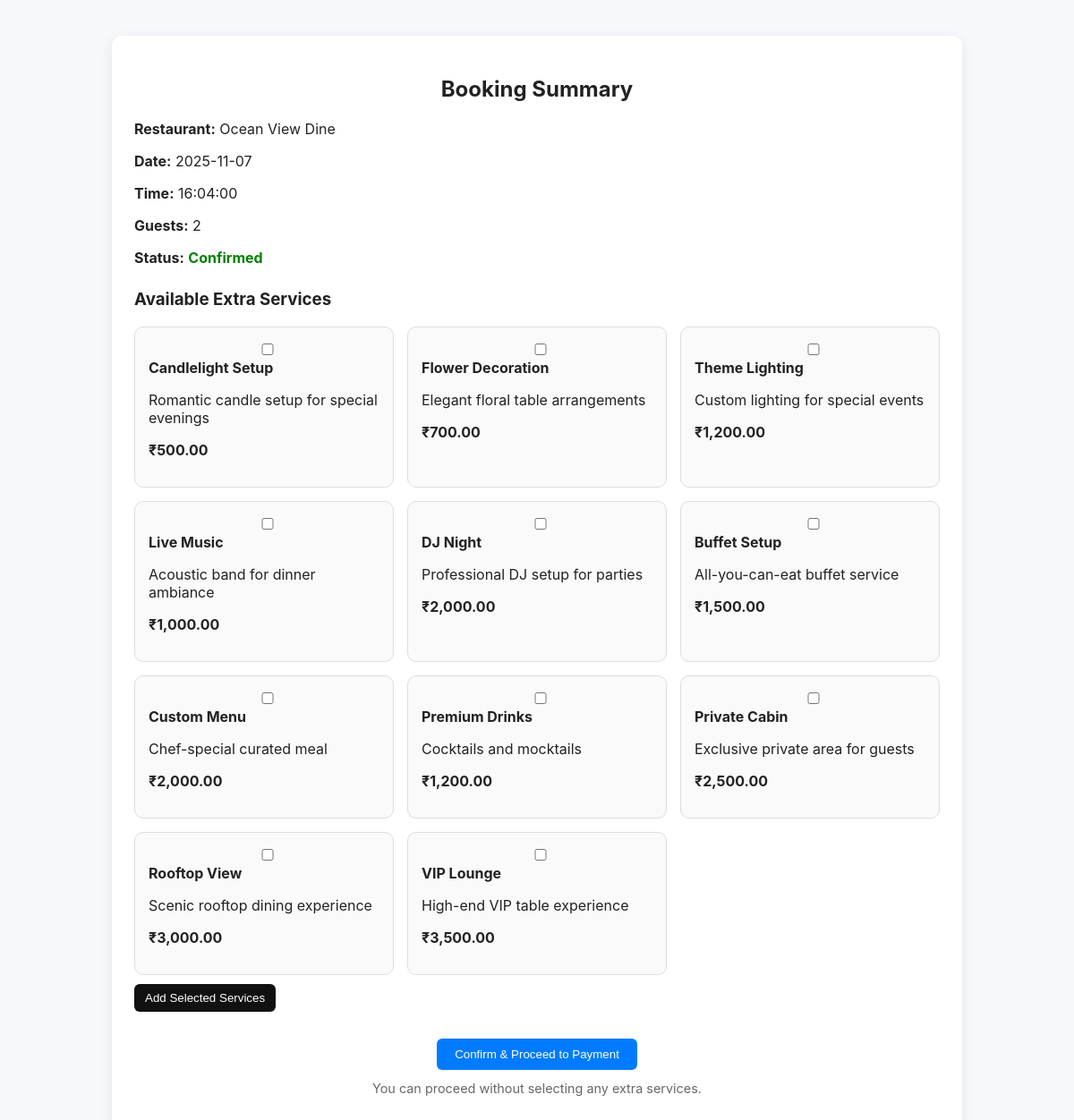
/Multitable/booking_summary.php?booking_id=2, run on the app's committed database.
### tables this page shows
CREATE TABLE `bookings` (
  `id` int(11) NOT NULL,
  `user_id` int(11) NOT NULL,
  `restaurant_id` int(11) NOT NULL,
  `table_id` int(11) NOT NULL,
  `booking_date` date NOT NULL,
  `booking_time` time NOT NULL,
  `guests` int(11) DEFAULT 2,
  `special_request` text DEFAULT NULL,
  `payment_status` enum('pending','paid') DEFAULT 'pending',
  `created_at` timestamp NOT NULL DEFAULT current_timestamp(),
  `status` enum('pending','confirmed','cancelled') DEFAULT 'pending'
);

CREATE TABLE `restaurants` (
  `id` int(11) NOT NULL,
  `name` varchar(150) NOT NULL,
  `cuisine` varchar(100) DEFAULT NULL,
  `location` varchar(100) DEFAULT NULL,
  `description` text DEFAULT NULL,
  `image` varchar(255) DEFAULT NULL,
  `rating` decimal(2,1) DEFAULT 4.5,
  `price_range` varchar(10) DEFAULT '$$'
);

CREATE TABLE `extra_services` (
  `id` int(11) NOT NULL,
  `restaurant_id` int(11) NOT NULL,
  `category_id` int(11) NOT NULL,
  `name` varchar(100) NOT NULL,
  `description` varchar(255) DEFAULT NULL,
  `price` decimal(10,2) NOT NULL DEFAULT 0.00,
  `category` enum('decorations','entertainment','catering','special setup') DEFAULT NULL,
  `created_at` timestamp NOT NULL DEFAULT current_timestamp(),
  `updated_at` timestamp NOT NULL DEFAULT current_timestamp() ON UPDATE current_timestamp()
);

### Multitable/booking_summary.php (the view, shortened to what this page needs)
<?php
require_once __DIR__ . '/includes/db_connect.php';
$booking_id = intval($_GET['booking_id']);
$q = $conn->prepare("
  SELECT b.*, r.name AS restaurant_name
  FROM bookings b
  JOIN restaurants r ON b.restaurant_id = r.id
  WHERE b.id = ?
");
$q->bind_param("i", $booking_id);
$q->execute();
$booking = $q->get_result()->fetch_assoc();
$extras = $conn->prepare("SELECT * FROM extra_services WHERE restaurant_id = ?");
$extras->bind_param("i", $booking['restaurant_id']);
$extras->execute();
$extra_res = $extras->get_result();
?>
<!doctype html>
<html lang="en">
<head>
  <link rel="stylesheet" href="assets/css/style.css">
</head>
<body>
<div class="summary-container">
  <h2>Booking Summary</h2>
  <div class="info-box">
    <p><strong>Restaurant:</strong> <?= htmlspecialchars($booking['restaurant_name']) ?></p>
    <p><strong>Date:</strong> <?= htmlspecialchars($booking['booking_date']) ?></p>
    <p><strong>Time:</strong> <?= htmlspecialchars($booking['booking_time']) ?></p>
    <p><strong>Guests:</strong> <?= htmlspecialchars($booking['guests']) ?></p>
    <p><strong>Status:</strong> <span style="color:<?= $booking['status']=='pending'?'orange':($booking['status']=='confirmed'?'green':'red') ?>;font-weight:bold;"><?= ucfirst($booking['status']) ?></span></p>
  </div>
  <h3>Available Extra Services</h3>
  <form action="add_extras.php" method="POST">
    <div class="extras-list">
      <?php if ($extra_res->num_rows > 0): ?>
        <?php while ($row = $extra_res->fetch_assoc()): ?>
          <label class="extra-card">
            <input type="checkbox" name="extras[]" value="<?= $row['id'] ?>">
            <h4><?= htmlspecialchars($row['name']) ?></h4>
            <p><?= htmlspecialchars($row['description']) ?></p>
            <p><strong>₹<?= number_format($row['price'],2) ?></strong></p>
          </label>
        <?php endwhile; ?>
      <?php else: ?>
        <p>No extra services available for this restaurant.</p>
      <?php endif; ?>
    </div>
    <button type="submit" class="add-btn">Add Selected Services</button>
  </form>
<div class="confirm-container" style="margin-top: 30px; text-align: center;">
  <form action="confirm_booking.php" method="POST">
    <button type="submit" class="confirm-btn"
      style="padding: 10px 20px; background-color: #007bff; border: none; color: white; border-radius: 6px; cursor: pointer;">
      Confirm & Proceed to Payment
    </button>
  </form>
  <p style="margin-top: 12px; font-size: 0.9rem; color: #666;">
    You can proceed without selecting any extra services.
  </p>
</div>
</body>
</html>

### Multitable/assets/css/style.css (style rules this page uses)
:root { --primary: #C66A4A; --dark: #111; --light: #fff; --gray: #666; --gray-light: #ddd; --btn-primary: #1f6feb; --btn-warning: #ff7b00; --btn-danger: #ff4d4d; --font-main: 'Inter', system-ui, Arial; }
body { font-family: var(--font-main); background:#f6f8fb; margin:0; color:#222; }
input, textarea, select { width:100%; padding:10px; border:1px solid #ddd; border-radius:8px; }
.extras-list { list-style:none; padding:0; }

### Multitable/booking_summary.php (style rules this page uses)
.summary-container { max-width: 900px; margin: 40px auto; background: #fff; padding: 25px; border-radius: 12px; box-shadow: 0 4px 15px rgba(0,0,0,0.08); }
h2 { text-align: center; margin-bottom: 20px; }
.info-box { margin-bottom: 25px; }
.extras-list { display: grid; grid-template-columns: repeat(auto-fit, minmax(250px,1fr)); gap: 15px; }
.extra-card { border: 1px solid #ddd; border-radius: 10px; padding: 15px; background: #fafafa; transition: 0.2s; }
.extra-card h4 { margin: 0 0 8px; }
.add-btn { display: inline-block; margin-top: 10px; padding: 8px 12px; background: #111; color: white; border: none; border-radius: 6px; cursor: pointer; transition: 0.2s; }

### data on the page
bookings: restaurant.name "Ocean View Dine", booking_date "2025-11-07", booking_time "16:04:00", guests "2", status "Confirmed"
extra_services: name "Candlelight Setup", description "Romantic candle setup for special evenings", price "500.00"
extra_services: name "Flower Decoration", description "Elegant floral table arrangements", price "700.00"
extra_services: name "Theme Lighting", description "Custom lighting for special events", price "1,200.00"
extra_services: name "Live Music", description "Acoustic band for dinner ambiance", price "1,000.00"
extra_services: name "DJ Night", description "Professional DJ setup for parties", price "2,000.00"
extra_services: name "Buffet Setup", description "All-you-can-eat buffet service", price "1,500.00"
extra_services: name "Custom Menu", description "Chef-special curated meal", price "2,000.00"
extra_services: name "Premium Drinks", description "Cocktails and mocktails", price "1,200.00"
extra_services: name "Private Cabin", description "Exclusive private area for guests", price "2,500.00"
extra_services: name "Rooftop View", description "Scenic rooftop dining experience", price "3,000.00"
extra_services: name "VIP Lounge", description "High-end VIP table experience", price "3,500.00"
